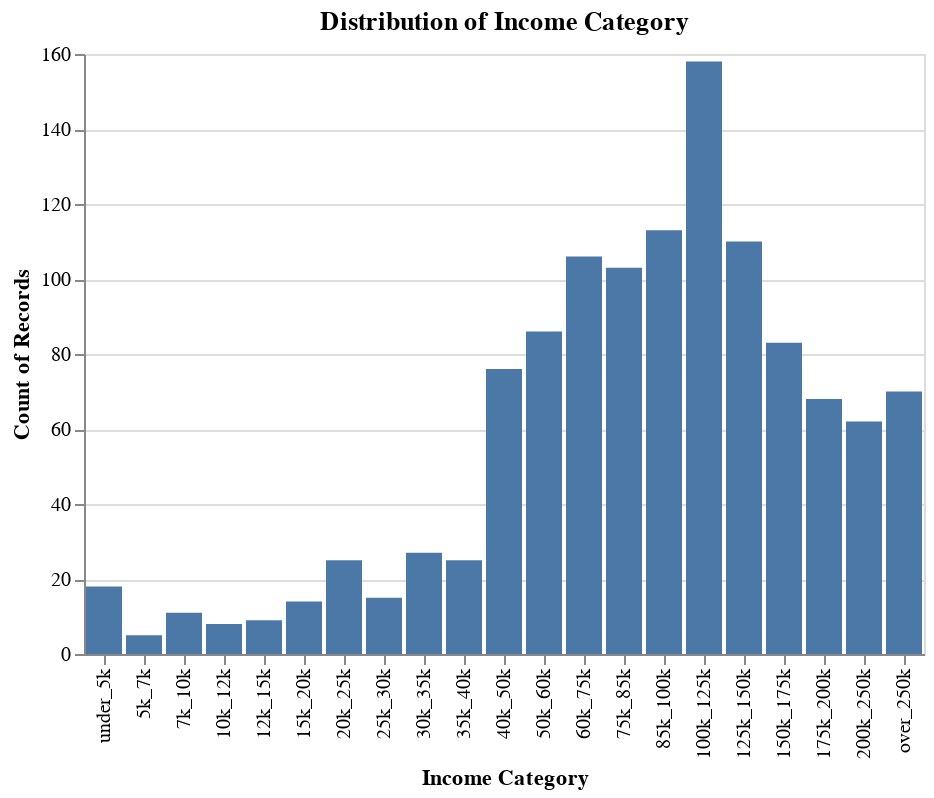

The cell this chart's notebook holds for it:
### Code cell
income_order = [
    'under_5k',
    '5k_7k',
    '7k_10k',
    '10k_12k',
    '12k_15k',
    '15k_20k',
    '20k_25k',
    '25k_30k',
    '30k_35k',
    '35k_40k',
    '40k_50k',
    '50k_60k',
    '60k_75k',
    '75k_85k',
    '85k_100k',
    '100k_125k',
    '125k_150k',
    '150k_175k',
    '175k_200k',
    '200k_250k',
    'over_250k'
]

alt.Chart(hcmst).mark_bar().encode(
    x=alt.X(
        'subject_income_category',
        sort=income_order,
        title='Income Category'
    ),
    y='count()'
).properties(
    title='Distribution of Income Category',
    width = 'container'
)

### Figure 1 — Vega-Lite specification as saved in the notebook (floating-point values rounded to 4 significant figures; data arrays with more than 128 entries replaced by an {"elided": "..."} marker saying what was removed)
{"config": {"view": {"continuousWidth": 300, "continuousHeight": 300}}, "data": {"name": "data-9a02db258fcc179babbdb82e62252e85"}, "mark": {"type": "bar"}, "encoding": {"x": {"field": "subject_income_category", "sort": ["under_5k", "5k_7k", "7k_10k", "10k_12k", "12k_15k", "15k_20k", "20k_25k", "25k_30k", "30k_35k", "35k_40k", "40k_50k", "50k_60k", "60k_75k", "75k_85k", "85k_100k", "100k_125k", "125k_150k", "150k_175k", "175k_200k", "200k_250k", "over_250k"], "title": "Income Category", "type": "nominal"}, "y": {"aggregate": "count", "type": "quantitative"}}, "title": "Distribution of Income Category", "width": "container", "$schema": "https://vega.github.io/schema/vega-lite/v6.1.0.json", "datasets": {"data-9a02db258fcc179babbdb82e62252e85": {"elided": "1192 records"}}}
